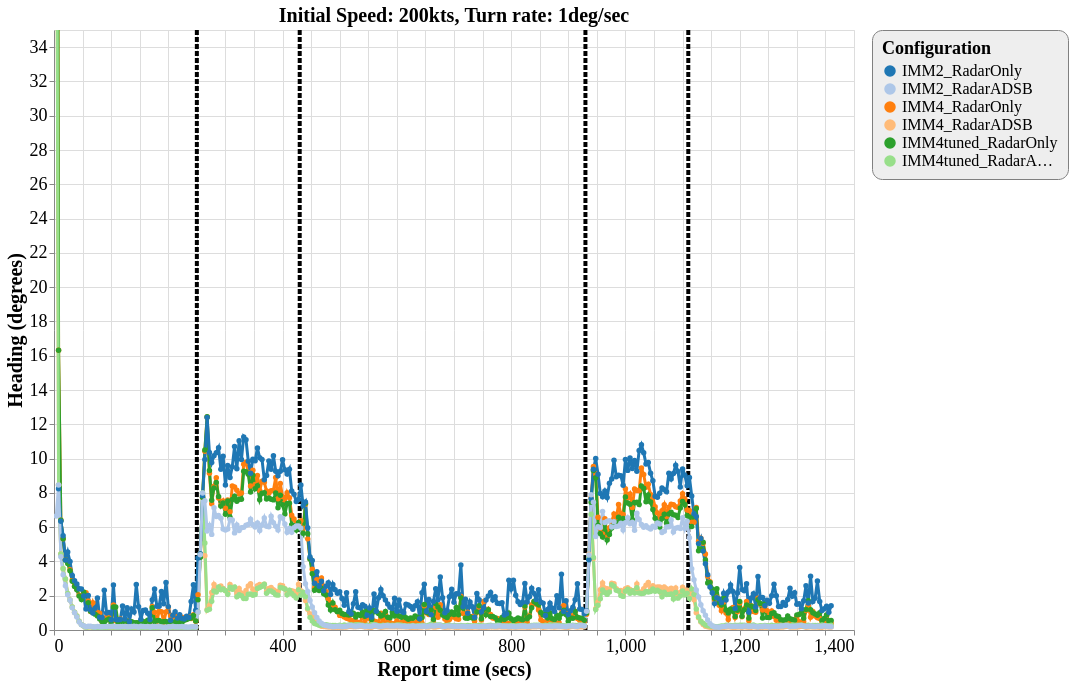

The specification (Vega-Lite) saved for this image:
### Vega-Lite specification from a JSON file in a GitHub repository (floating-point values rounded to 4 significant figures; data arrays with more than 128 entries replaced by an {"elided": "..."} marker saying what was removed)
{"config": {"view": {"continuousWidth": 800, "continuousHeight": 600}, "axisX": {"labelFontSize": 18, "titleFontSize": 20}, "axisY": {"labelFontSize": 18, "titleFontSize": 20}, "font": "Times New Roman", "legend": {"cornerRadius": 10, "fillColor": "#EEEEEE", "labelFontSize": 16, "padding": 10, "strokeColor": "gray", "titleFontSize": 18}, "title": {"fontSize": 20}}, "layer": [{"data": {"name": "data-f6abfb9191b080f37ad4995a46cd9647"}, "mark": {"type": "rule", "strokeDash": [5, 2], "strokeWidth": 4}, "encoding": {"color": {"type": "nominal", "field": "color", "scale": null}, "x": {"type": "quantitative", "field": "tt"}}}, {"data": {"name": "data-a9c2b8120670187c02c79d8e1f80f955"}, "mark": {"type": "line", "point": true, "strokeWidth": 3}, "encoding": {"color": {"type": "ordinal", "field": "config", "scale": {"scheme": "category20"}, "sort": ["IMM2_RadarOnly", "IMM2_RadarADSB", "IMM4_RadarOnly", "IMM4_RadarADSB", "IMM4tuned_RadarOnly", "IMM4tuned_RadarADSB"], "title": "Configuration"}, "x": {"type": "quantitative", "field": "time", "title": "Report time (secs)"}, "y": {"type": "quantitative", "field": "rmse_hdg", "scale": {"domain": [0, 35], "zero": false}, "title": "Heading (degrees)"}}, "selection": {"selector127": {"type": "interval", "bind": "scales", "encodings": ["x", "y"]}}, "title": "Initial Speed: 200kts, Turn rate: 1deg/sec"}], "$schema": "https://vega.github.io/schema/vega-lite/v4.8.1.json", "datasets": {"data-f6abfb9191b080f37ad4995a46cd9647": [{"tt": 250, "color": "black"}, {"tt": 430, "color": "black"}, {"tt": 930, "color": "black"}, {"tt": 1110, "color": "black"}], "data-a9c2b8120670187c02c79d8e1f80f955": {"elided": "2039 records"}}}
